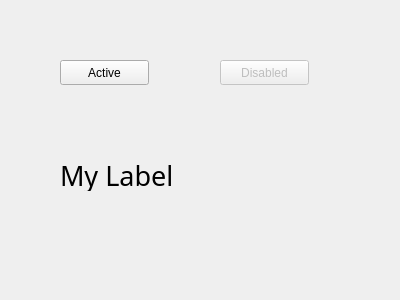
<?xml version="1.0" encoding="UTF-8"?>
<ui version="4.0">
 <class>Widget</class>
 <widget class="QWidget" name="Widget">
  <property name="geometry">
   <rect>
    <x>0</x>
    <y>0</y>
    <width>400</width>
    <height>300</height>
   </rect>
  </property>
  <property name="windowTitle">
   <string>Widget</string>
  </property>
  <widget class="QPushButton" name="activeButton">
   <property name="geometry">
    <rect>
     <x>60</x>
     <y>60</y>
     <width>89</width>
     <height>25</height>
    </rect>
   </property>
   <property name="text">
    <string>Active</string>
   </property>
  </widget>
  <widget class="QPushButton" name="disabledButton">
   <property name="enabled">
    <bool>false</bool>
   </property>
   <property name="geometry">
    <rect>
     <x>220</x>
     <y>60</y>
     <width>89</width>
     <height>25</height>
    </rect>
   </property>
   <property name="text">
    <string>Disabled</string>
   </property>
  </widget>
  <widget class="QLabel" name="label">
   <property name="geometry">
    <rect>
     <x>60</x>
     <y>160</y>
     <width>251</width>
     <height>31</height>
    </rect>
   </property>
   <property name="font">
    <font>
     <family>Sahadeva</family>
     <pointsize>20</pointsize>
    </font>
   </property>
   <property name="autoFillBackground">
    <bool>true</bool>
   </property>
   <property name="text">
    <string>My Label</string>
   </property>
  </widget>
 </widget>
 <layoutdefault spacing="6" margin="11"/>
 <resources/>
 <connections/>
</ui>
